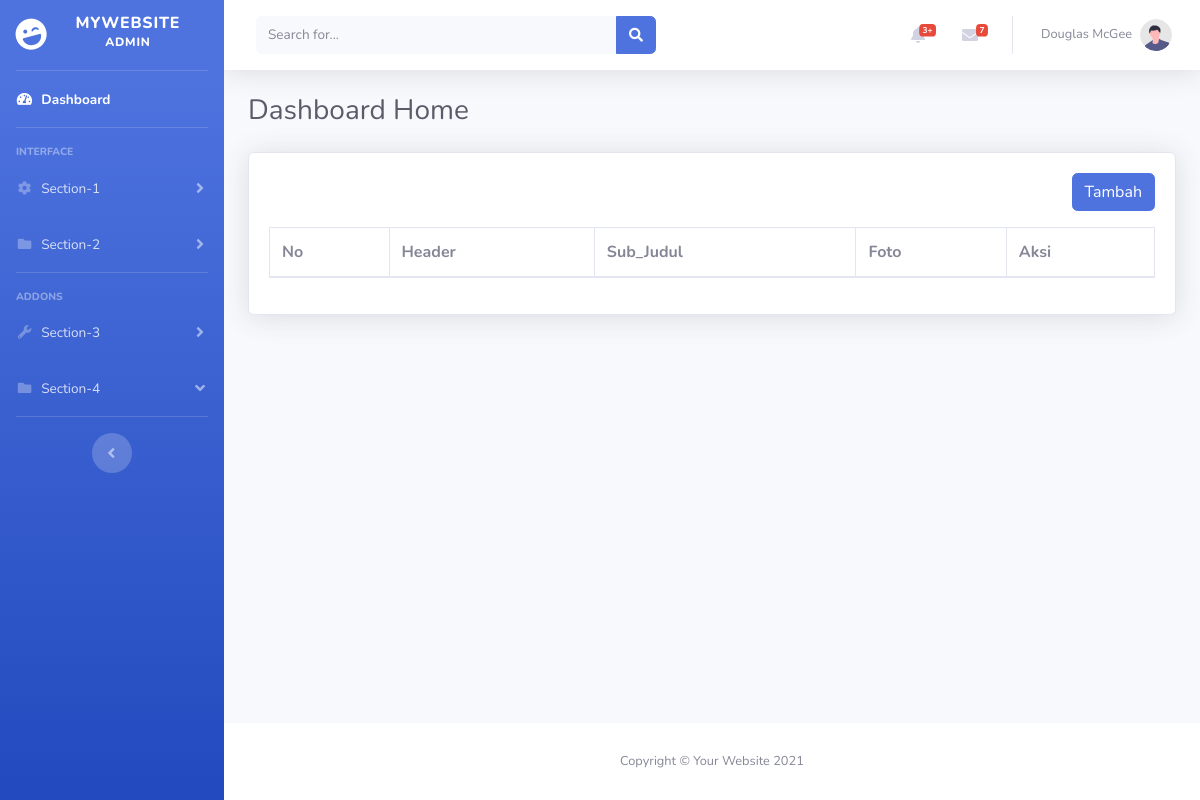
The app's page /admin/home.php, older data.
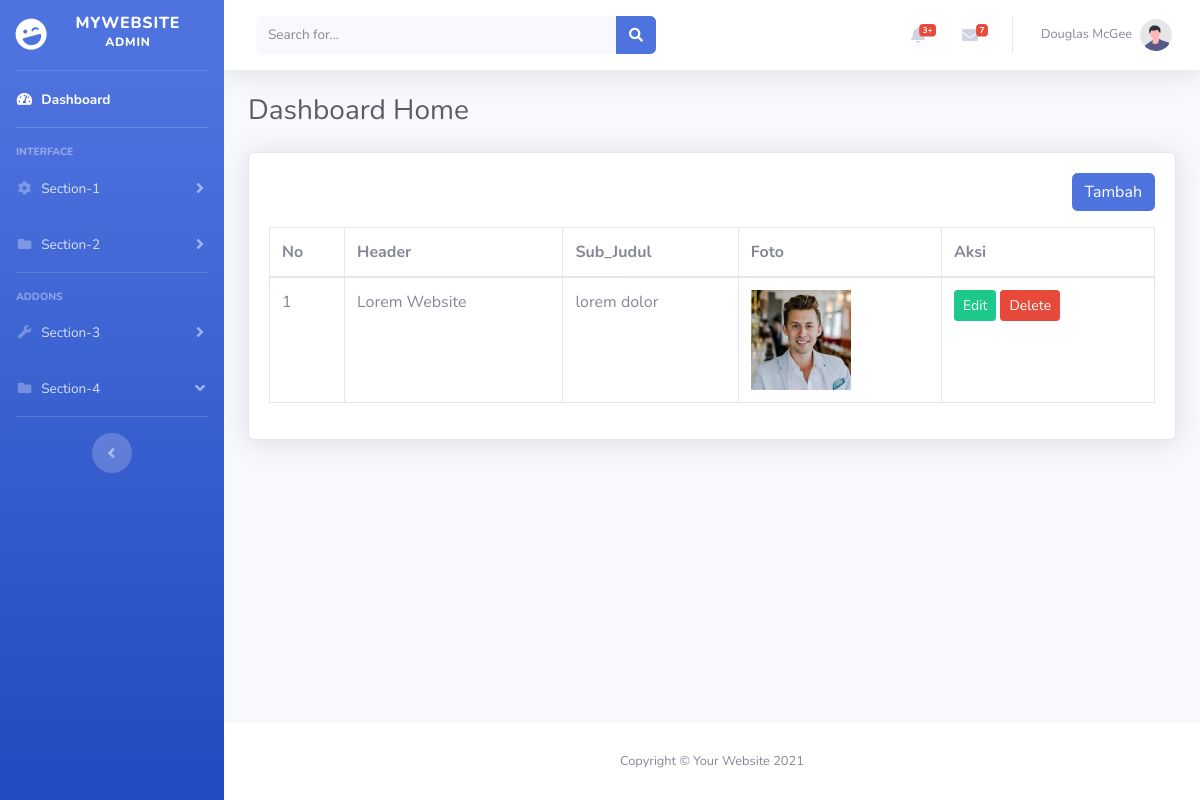
The same page, newer data.
### tables this page shows
CREATE TABLE `home` (
  `id` int(11) NOT NULL,
  `header` varchar(50) NOT NULL,
  `sub_judul` varchar(50) NOT NULL,
  `foto` varchar(255) NOT NULL,
  `created_at` timestamp NOT NULL DEFAULT current_timestamp() ON UPDATE current_timestamp()
);

### admin/home.php (the view, shortened to what the changed rows need)
<?php
include 'database/db.php';
$queryHeader = mysqli_query($conn, "SELECT * FROM home");
?>
<!DOCTYPE html>
<html lang="en">
<head>
    <?php include 'layout/css.php' ?>
</head>
<body id="page-top">
    <div id="wrapper">
        <div id="content-wrapper" class="d-flex flex-column">
            <div id="content">
                <div class="container-fluid">
                    <div class="d-sm-flex align-items-center justify-content-between mb-4">
                        <h1 class="h3 mb-0 text-gray-800">Dashboard Home</h1>
                    </div>
                    <div class="card  shadow mb-4">
                        <div class="card-body">
                            <div class="table-responsive">
                                <table class="table table-bordered" width="100%">
                                    <thead>
                                        <tr>
                                            <th>No</th>
                                            <th>Header</th>
                                            <th>Sub_Judul</th>
                                            <th>Foto</th>
                                            <th>Aksi</th>
                                        </tr>
                                    </thead>
                                    <tbody>
                                        <?php $no = 1;
                                        while ($rowHeader = mysqli_fetch_assoc($queryHeader)) { ?>
                                            <tr>
                                                <td><?php echo $no++ ?></td>
                                                <td><?php echo $rowHeader['header'] ?></td>
                                                <td><?php echo $rowHeader['sub_judul'] ?></td>
                                                <td>
                                                    <img width="100" src="upload/<?php echo $rowHeader['foto'] ?>" alt="">
                                                </td>
                                                <td>
                                                    <a href="tambah-home.php?edit=<?php echo $rowHeader['id'] ?>" class="btn btn-success btn-sm">
                                                        <span class="tf-icon bx bx-pencil bx-18px ">Edit</span>
                                                    </a>
                                                    <a onclick="return confirm('Apakah anda yakin akan menghapus data ini??')"
                                                        href="home.php?delete=<?php echo $rowHeader['id'] ?>" class="btn btn-danger btn-sm">
                                                        <span class="tf-icon bx bx-trash bx-18px ">Delete</span>
                                                    </a>
                                                </td>
                                            </tr>
                                        <?php } ?>
                                    </tbody>
                                </table>
                            </div>
                        </div>
                    </div>
                </div>
            </div>
        </div>
    </div>
</body>
</html>

Row changes from the older to the newer data that the page shows:
added home: header "Lorem Website", sub_judul "lorem dolor", foto (picture)
